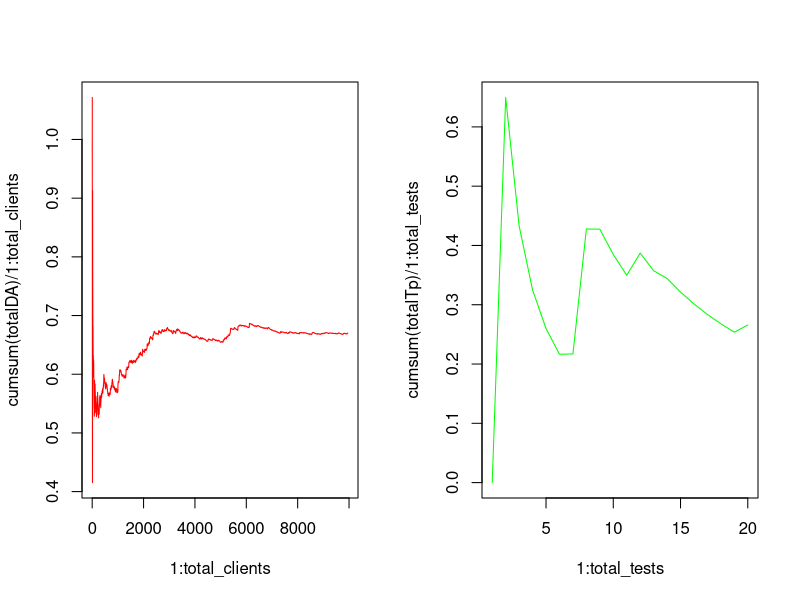

Reproduce this figure in R.

getExponential <- function(lambda, times = 1){
	return(-log(runif(times)) / lambda)
}

simulateServer <- function(lambdaT, lambdaY, T){
	t <- 0 # Tiempo
	A <- NULL # Secuencia de llegadas hasta t
	D <- NULL # Secuencia de salidas hasta t
	n <- 0 # Clientes en el sistema
	tA <- getExponential(lambdaT)
	tD <- Inf
	terminate = FALSE
	while(!terminate){
		if(tA <= tD && tA <= T){
			t <- tA
			n <- n + 1
			tA <- t + getExponential(lambdaT)
			if(n == 1){
				tD <- t + getExponential(lambdaY)
			}
			A <- c(A, t)
		} else if(tD < tA && tD <= T){
			t <- tD
			n <- n - 1
			if(n == 0){
				tD <- Inf
			} else { 
				tD <- t + getExponential(lambdaY)
			}
			D <- c(D, t)
		} else if(min(tA, tD) > T && n > 0){
			t <- tD
			n <- n - 1
			if(n > 0){
				tD <- t + getExponential(lambdaY)
			}
			D <- c(D, t)
		} else if(min(tA, tD) > T && n == 0) {
			Tp <- max(t - T, 0)
			terminate <- TRUE
		}
	}
	DA = 0
	if(length(A) > 0){
		DA = D - A
	}
	return(c(Tp, DA))
}

plotExperiments <- function(totalDA, totalTp){
	total_clients <- length(totalDA)
	par(mfrow = c(1, 2))
	plot(1 : total_clients, cumsum(totalDA) / 1 : total_clients, type = "l", col = "red")
	total_tests <- length(totalTp)
	plot(1 : total_tests, cumsum(totalTp) / 1 : total_tests, type = "l", col = "green")
}

getExperiments <- function(lambdaT, lambdaY, T, times = 1){
	totalDA <- NULL
	totalTp <- NULL
	for(i in 1 : times){
		act <- simulateServer(lambdaT, lambdaY, T)
		totalDA <- c(totalDA, act[2 : length(act)])
		totalTp <- c(totalTp, act[1])
	}
	if(length(totalDA) == 0){ # Si no hay clientes no se puede obtener informacion de nada
		print("Error, no clients appeared")
		return(c(Inf, Inf))
	}
	plotExperiments(totalDA, totalTp)
	return(c(sum(totalDA) / length(totalDA), sum(totalTp) / times))
}

pdf("SLE1Servidor.pdf")

print(getExperiments(0.5, 2, 1000, 20))
